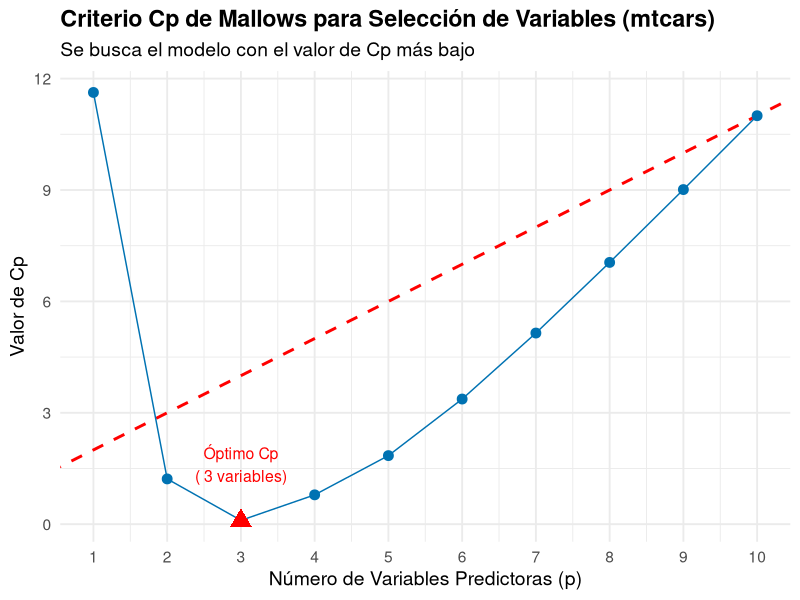

Source code (R):
## ---- chunk 1
# Configuración y generación de datos
set.seed(123)
n <- 100
p <- 15

# Generar datos con diferentes características
X <- matrix(rnorm(n * p), n, p)
colnames(X) <- paste0("X", 1:p)

# Variable constante (sin variabilidad)
X[, 1] <- 5

# Variable con muy baja variabilidad  
X[, 2] <- 5 + rnorm(n, 0, 0.01)

# Variables moderadamente correlacionadas
X[, 4] <- X[, 3] + rnorm(n, 0, 0.5)
X[, 5] <- 0.7 * X[, 3] + rnorm(n, 0, 0.6)

# Variable respuesta con coeficientes conocidos
beta <- c(0, 0, 2, 1.5, 1.2, -1, 0.8, rep(0, 8))
y <- X %*% beta + rnorm(n)

datos <- data.frame(y = y, X)

suppressPackageStartupMessages(library(car))

# 1. Análisis de variabilidad
varianzas <- apply(X, 2, var)
vars_baja_var <- which(varianzas < 0.01)

# 2. Filtrar por correlación con Y
X_filtrada <- if(length(vars_baja_var) > 0) X[, -vars_baja_var] else X
correlaciones <- cor(X_filtrada, y)
vars_baja_corr_idx <- which(abs(correlaciones) < 0.1)
vars_baja_corr <- if(length(vars_baja_corr_idx) > 0) {
  as.numeric(gsub("X", "", colnames(X_filtrada)[vars_baja_corr_idx]))
} else {
  c()
}

# 3. Identificar correlaciones altas entre predictores
cor_matrix <- cor(X_filtrada)
high_cor <- which(abs(cor_matrix) > 0.8 & abs(cor_matrix) < 1, arr.ind = TRUE)

# 4. Calcular VIF para variables restantes
vars_eliminar <- unique(c(vars_baja_var, vars_baja_corr))
datos_final <- if(length(vars_eliminar) > 0) {
  datos[, -(vars_eliminar + 1)] # +1 porque datos incluye y en primera columna
} else {
  datos
}

vif_valores <- if(ncol(datos_final) > 2) {
  modelo <- lm(y ~ ., data = datos_final)
  vif(modelo)
} else {
  NULL
}

# Preparar resumen de resultados
resumen_vars_baja_var <- if(length(vars_baja_var) > 0) {
  paste("X", vars_baja_var, collapse=", ")
} else {
  "Ninguna"
}

resumen_vars_baja_corr <- if(length(vars_baja_corr) > 0) {
  paste("X", vars_baja_corr, collapse=", ")
} else {
  "Ninguna"
}

resumen_high_cor <- if(nrow(high_cor) > 0) {
  correlaciones_altas <- character()
  for(i in 1:nrow(high_cor)) {
    var1 <- colnames(X_filtrada)[high_cor[i,1]]
    var2 <- colnames(X_filtrada)[high_cor[i,2]]
    corr_val <- round(cor_matrix[high_cor[i,1], high_cor[i,2]], 3)
    correlaciones_altas <- c(correlaciones_altas, paste(var1, "y", var2, ":", corr_val))
  }
  correlaciones_altas
} else {
  "Ninguna"
}

vars_restantes <- ncol(datos_final) - 1
vars_originales <- p

resumen_vif <- if(!is.null(vif_valores)) {
  vif_summary <- character()
  for(i in 1:length(vif_valores)) {
    estado <- if(vif_valores[i] > 10) " (ALTO)" else if(vif_valores[i] > 5) " (moderado)" else ""
    vif_summary <- c(vif_summary, paste(names(vif_valores)[i], ":", round(vif_valores[i], 2), estado))
  }
  vif_summary
} else {
  "No calculado"
}
## ---- chunk 2
# Cargar librerías necesarias
suppressPackageStartupMessages({
  library(leaps)     # Para best subset selection
  library(ggplot2)   # Para gráficos
  library(dplyr)     # Para manipulación de datos
})

# Usar el dataset mtcars para el ejemplo
data(mtcars)

# 1. Realizar best subset selection
best_subset <- regsubsets(mpg ~ ., data = mtcars, nvmax = 10)
subset_summary <- summary(best_subset)

# 2. Extraer información relevante para el gráfico
plot_data <- data.frame(
  n_variables = 1:length(subset_summary$cp),
  Cp = subset_summary$cp
)

# 3. Identificar el mejor modelo según el criterio Cp
#    La regla es simple: escoger el modelo con el menor valor de Cp.
mejor_cp_idx <- which.min(subset_summary$cp)
mejor_cp_valor <- subset_summary$cp[mejor_cp_idx]

# 4. Crear el gráfico del Cp de Mallows
ggplot(plot_data, aes(x = n_variables, y = Cp)) +
  # Línea de referencia ideal (Cp = p+1)
  geom_abline(intercept = 1, slope = 1, color = "red", linetype = "dashed", linewidth = 1) +
  # Puntos y línea de los valores Cp de los modelos
  geom_point(color = "#0072B2", size = 3) +
  geom_line(color = "#0072B2") +
  # Resaltar el mejor punto (el que tiene el Cp mínimo)
  geom_point(aes(x = mejor_cp_idx, y = mejor_cp_valor), color = "red", size = 5, shape = 17) +
  # Etiqueta para el mejor punto
  annotate("text", x = mejor_cp_idx, y = mejor_cp_valor + 1.5,
           label = paste("Óptimo Cp\n(", mejor_cp_idx, "variables)"), color = "red", size = 4) +
  labs(
    title = "Criterio Cp de Mallows para Selección de Variables (mtcars)",
    subtitle = "Se busca el modelo con el valor de Cp más bajo",
    x = "Número de Variables Predictoras (p)",
    y = "Valor de Cp"
  ) +
  theme_minimal(base_size = 14) +
  theme(plot.title = element_text(face = "bold")) +
  scale_x_continuous(breaks = 1:10)

# 5. Mostrar las variables del modelo seleccionado
variables_mejor_modelo_cp <- names(which(subset_summary$which[mejor_cp_idx, -1]))
## ---- chunk 3
# Ejemplo de Best Subset Selection maximizando R² ajustado
suppressPackageStartupMessages(library(leaps))

# Usando el dataset mtcars
data(mtcars)

# Realizar best subset selection
best_subset <- regsubsets(mpg ~ ., data = mtcars, nvmax = 10)

# Obtener estadísticas del mejor modelo según R² ajustado
subset_summary <- summary(best_subset)
mejor_modelo_idx <- which.max(subset_summary$adjr2)
mejor_r2_adj <- max(subset_summary$adjr2)
total_variables <- ncol(mtcars) - 1  # Excluir variable respuesta
variables_seleccionadas <- mejor_modelo_idx
## ---- chunk 4
# Cargar librerías
suppressPackageStartupMessages(library(glmnet))

# Datos simulados
set.seed(123)
X <- matrix(rnorm(100 * 10), 100, 10)  # 100 observaciones, 10 predictores
Y <- X %*% rnorm(10) + rnorm(100)  # Variable de respuesta con ruido

# Ajustar modelo Ridge
modelo_ridge <- glmnet(X, Y, alpha = 0)  # alpha = 0 indica regresión Ridge

# Seleccionar lambda óptimo con validación cruzada
cv_ridge <- cv.glmnet(X, Y, alpha = 0)
lambda_optimo <- cv_ridge$lambda.min  # Mejor valor de lambda

print(lambda_optimo)

# Ajustar modelo final con lambda óptimo
modelo_ridge_final <- glmnet(X, Y, alpha = 0, lambda = lambda_optimo)

modelo_ridge_final

# Comparación modelo clásico

modelo_lm <- lm(Y~X)

# Mostrar coeficientes
output=cbind(round(coef(modelo_ridge_final),3),
            round(coef(modelo_lm),3))

colnames(output)=c("RIDGE","OLS")

output

## ---- chunk 5

# Ajustar modelo Lasso
modelo_lasso <- glmnet(X, Y, alpha = 1)  # alpha = 1 indica regresión Lasso

# Seleccionar lambda óptimo con validación cruzada
cv_lasso <- cv.glmnet(X, Y, alpha = 1)
lambda_optimo <- cv_lasso$lambda.min  # Mejor valor de lambda

print(lambda_optimo)

# Ajustar modelo final con lambda óptimo
modelo_lasso_final <- glmnet(X, Y, alpha = 1, lambda = lambda_optimo)


# Mostrar coeficientes
output=cbind(round(coef(modelo_lasso_final),3),output)

colnames(output)=c("LASSO","RIDGE","OLS")

output
## ---- chunk 6

# Ajustar modelo Elastic Net
modelo_elastic_net <- glmnet(X, Y, alpha = 0.5)  # Alpha = 0.5 (50% Ridge, 50% Lasso)

# Seleccionar lambda óptimo con validación cruzada
cv_elastic_net <- cv.glmnet(X, Y, alpha = 0.5)
lambda_optimo <- cv_elastic_net$lambda.min  # Mejor valor de lambda

print(lambda_optimo)
# Ajustar modelo final con lambda óptimo
modelo_elastic_final <- glmnet(X, Y, alpha = 0.5, lambda = lambda_optimo)

# Mostrar coeficientes
output=cbind(round(coef(modelo_elastic_final),3),output)

colnames(output)=c("ELASTIC","LASSO","RIDGE","OLS")

output
## ---- chunk 7
#| label: setup-validacion
#| echo: true

# Cargar la librería 'caret', que simplifica enormemente el proceso de validación
suppressPackageStartupMessages(library(caret))

# Para reproducibilidad
set.seed(42)

# Crear datos de ejemplo
n <- 100
# 3 predictores verdaderos y 7 de ruido
X <- matrix(rnorm(n * 10), n, 10)
colnames(X) <- paste0("X", 1:10)

# La respuesta 'y' depende SOLO de X1, X2 y X3
beta_true <- c(2.5, -1.5, 3, 0, 0, 0, 0, 0, 0, 0) 
y <- X %*% beta_true + rnorm(n, sd = 2)

# Combinar en un data frame
datos <- data.frame(y = y, X)

indices_modelado <- createDataPartition(datos$y, p = 0.8, list = FALSE)
datos_modelado <- datos[indices_modelado, ]
datos_prueba_final <- datos[-indices_modelado, ]

## ---- chunk 8
#| label: cv-comparacion
#| echo: true

# Configurar el método de validación cruzada de 10 particiones
control_cv <- trainControl(method = "cv", number = 10)

# Ajustar y validar el MODELO COMPLETO (incluye predictores de ruido)
modelo_completo <- train(
  y ~ ., 
  data = datos_modelado, 
  method = "lm",
  trControl = control_cv
)

# Ajustar y validar el MODELO CORRECTO (solo los predictores relevantes)
modelo_correcto <- train(
  y ~ X1 + X2 + X3, 
  data = datos_modelado, 
  method = "lm",
  trControl = control_cv
)

# Comparar los resultados de la validación cruzada de ambos modelos
resultados_cv <- resamples(list(COMPLETO = modelo_completo, CORRECTO = modelo_correcto))
resumen_cv <- summary(resultados_cv)
resumen_cv

# Extraer métricas RMSE para uso en el texto
rmse_correcto <- round(resumen_cv$statistics$RMSE["CORRECTO", "Mean"], 3)
rmse_completo <- round(resumen_cv$statistics$RMSE["COMPLETO", "Mean"], 3)
## ---- chunk 9
#| label: evaluacion-final
#| echo: true

# Usamos el modelo ganador (modelo_correcto) para predecir sobre los datos de prueba
predicciones_finales <- predict(modelo_correcto, newdata = datos_prueba_final)

# Calculamos el RMSE final comparando las predicciones con los valores reales de prueba
rmse_final <- RMSE(predicciones_finales, datos_prueba_final$y)
